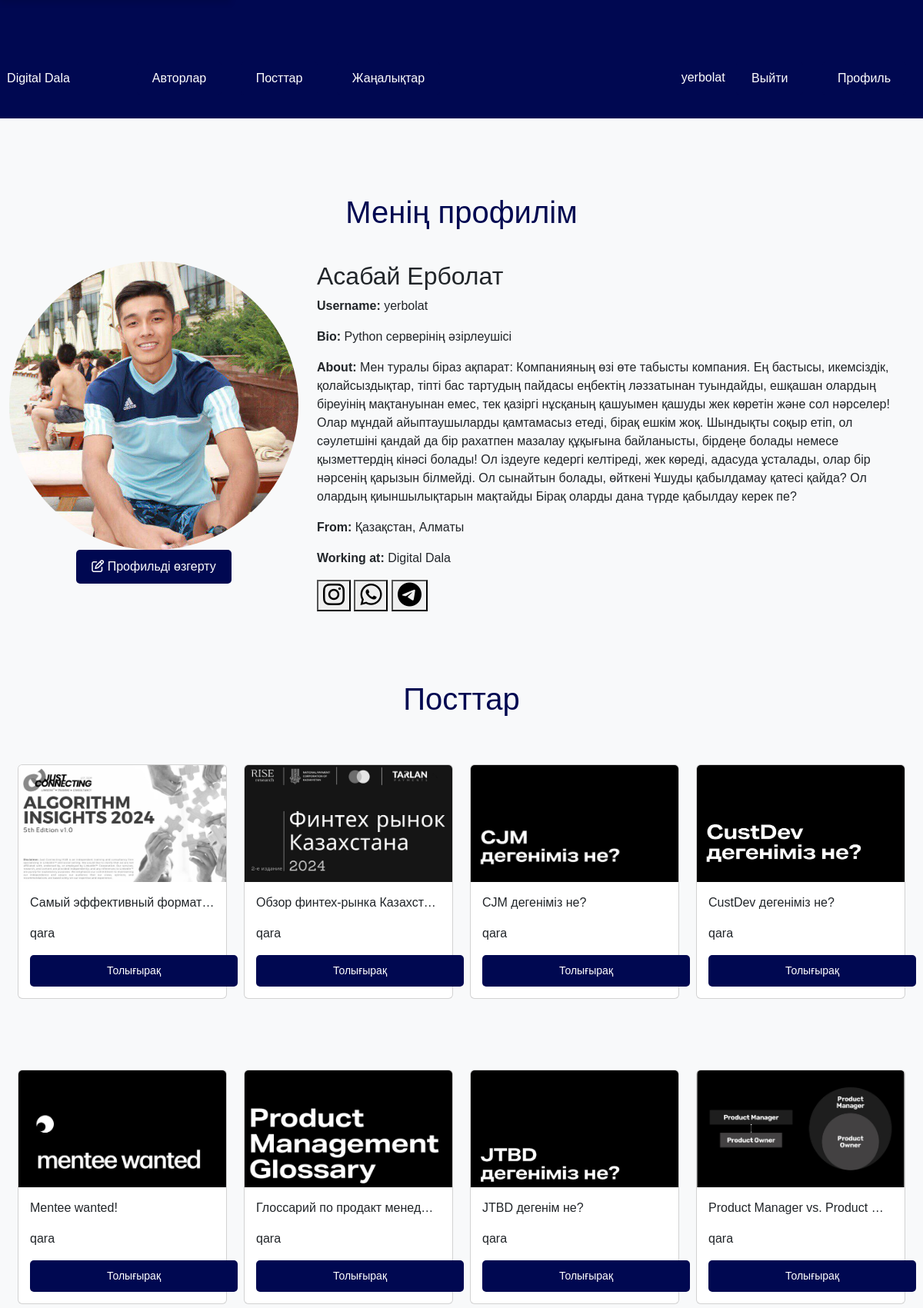
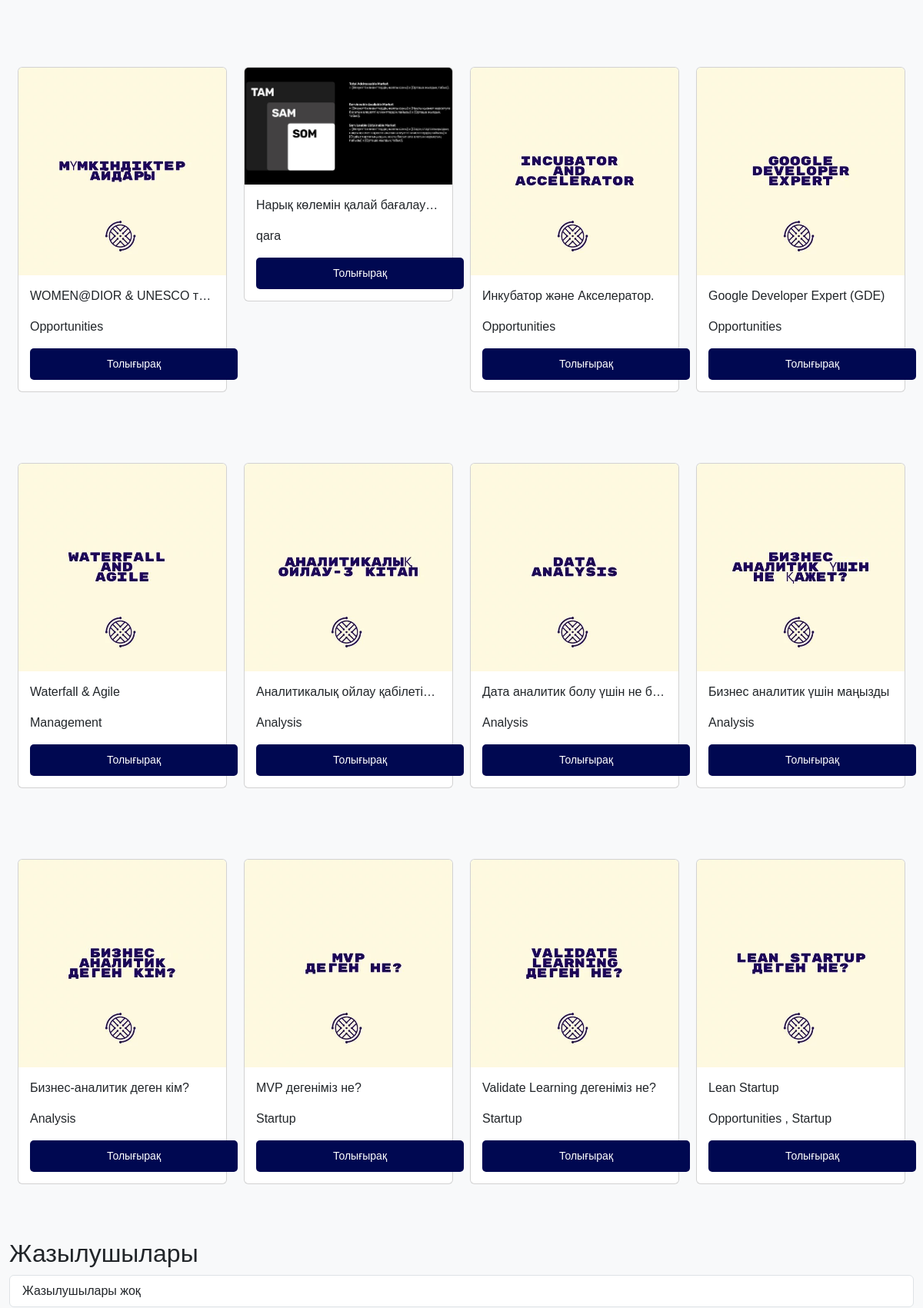
The page /my-profile/ (signed in, upper part) on the database its author committed (2 pictures, top to bottom).
### userauths/models.py (models this page shows, shortened)
class User(AbstractUser):
    full_name = models.CharField(max_length=200)
    username = models.CharField(max_length=100)
    email = models.EmailField(unique=True)
    phone = models.CharField(max_length=200)
    is_author = models.BooleanField(default=False)
    USERNAME_FIELD = 'email'
    REQUIRED_FIELDS = ['username']

class Profile(models.Model):
    user = models.OneToOneField(User, on_delete=models.CASCADE)
    image = models.ImageField(
        upload_to=user_directory_path, blank=True, null=True, default='default.jpg')
    full_name = models.CharField(max_length=200, null=True, blank=True)
    phone = models.CharField(max_length=200, null=True, blank=True)
    bio = models.CharField(max_length=200, null=True, blank=True)
    about = models.TextField(null=True, blank=True)
    gender = models.CharField(max_length=100, null=True, blank=True)
    country = models.CharField(max_length=200, null=True, blank=True)
    state = models.CharField(max_length=200, null=True, blank=True)
    city = models.CharField(max_length=200, null=True, blank=True)
    address = models.CharField(max_length=200, null=True, blank=True)
    working_at = models.CharField(max_length=200, null=True, blank=True)
    instagram = models.CharField(max_length=200, null=True, blank=True)
    whatsapp = models.CharField(max_length=200, null=True, blank=True)
    telegram = models.CharField(max_length=200, null=True, blank=True)
    followers = models.ManyToManyField(
        User, blank=True, related_name='followers')
    followings = models.ManyToManyField(
        User, blank=True, related_name='following')
    blocked = models.ManyToManyField(
        User, blank=True, related_name='blocked')
    date = models.DateTimeField(auto_now_add=True)
    pid = ShortUUIDField(unique=True, max_length=20,
                         length=10, alphabet="abcdefghijklmnop")
    class Meta:
        ordering = ["-date"]

### core/models.py (models this page shows, shortened)
class Post(models.Model):
    user = models.ForeignKey(User, on_delete=models.CASCADE)
    title = models.CharField(max_length=100, null=True, blank=True)
    category = models.ManyToManyField(
        Category, blank=True, related_name='posts')
    image = models.ImageField(upload_to='photos/', null=False, blank=False)
    description = models.TextField()
    active = models.BooleanField(default=True)
    slug = models.SlugField(unique=True)
    likes = models.ManyToManyField(User, blank=True, related_name="likes")
    pdf = models.FileField(upload_to='pdfs/', blank=True, null=True)
    created_at = models.DateTimeField(auto_now_add=True)
    class Meta:
        verbose_name = 'Post'
        verbose_name_plural = 'Posts'

class Category(models.Model):
    name = models.CharField(max_length=100, null=False, blank=False)
    class Meta:
        verbose_name = 'Category'
        verbose_name_plural = 'Categories'

### userauths/views.py (the view)
# urls.py: path('my-profile/', views.my_profile, name='my_profile'),
@login_required
def my_profile(request):
    profile = request.user.profile
    posts = Post.objects.filter(active=True, user=request.user).order_by("-id")
    followers = profile.followers.all()
    followings = profile.followings.all()
    context = {
        "profile": profile,
        "posts": posts,
        "followers": followers,
        "followings": followings,
    }
    return render(request, "userauths/my_profile.html", context)

### userauths/templates/userauths/my_profile.html (shortened to what this page needs)
{% extends "core/base.html" %}
{% block content %}
    <div class="container mt-5">
        <h1>Менің профилім</h1>
        <div class="row mb-4">
            <div class="col-md-4">
                <img src="{{ profile.image.url }}" alt="Profile Image" class="img-fluid rounded-circle">
                <div class="text-center">
                    <button class="btn btn-primary" onclick="location.href='{% url 'userauths:edit_profile' %}'">
                        <i class="fa-regular fa-pen-to-square"></i> Профильді өзгерту
                    </button>
                </div>
            </div>
            <div class="col-md-8">
                <h2>{{ profile.full_name }}</h2>
                <p><strong>Username:</strong> {{ user.username }}</p>
                <p><strong>Bio:</strong> {{ profile.bio }}</p>
                <p><strong>About:</strong> {{ profile.about }}</p>
                <p><strong>From:</strong> {{ profile.country }}, {{ profile.city }}</p>
                <p><strong>Working at:</strong> {{ profile.working_at }}</p>
                <p><button class="icon-button" onclick="window.open('https://instagram.com/{{ profile.instagram }}', '_blank')">
                    <i class="fa-brands fa-instagram fa-2x"></i>
                </button>
                    <button class="icon-button" onclick="window.open('https://wa.me/{{ profile.whatsapp }}', '_blank')">
                        <i class="fa-brands fa-whatsapp fa-2x"></i>
                    </button>
                    <button class="icon-button" onclick="window.open('https://t.me/{{ profile.telegram }}', '_blank')">
                        <i class="fa-brands fa-telegram fa-2x"></i>
                    </button>
                </p>
            </div>
        </div>
        <div id="posts" class="container">
            <h1>Посттар</h1>
            <div class="row">
                {% for post in posts %}
                    <div class="col-md-3 post-item" data-category="{% for category in post.category.all %}{{ category.name }} {% endfor %}">
                        <div class="card">
                            <img class="card-img-top" src="{{ post.image.url }}" alt="Card image cap">
                            <div class="card-body">
                                <p class="card-text">{{ post.title }}</p>
                                <p class="card-text">
                                    {% for category in post.category.all %}
                                        {{ category.name }}
                                    {% if not forloop.last %}, {% endif %}
                                    {% endfor %}
                                </p>
                                <a href="{% url 'core:post' post.slug %}" class="btn btn-outline-dark btn-sm">Толығырақ</a>
                            </div>
                        </div>
                    </div>
                {% empty %}
                    <div class="col">
                        <p>No posts available</p>
                    </div>
                {% endfor %}
            </div>
        </div>
        <div class="mb-4">
            <h2>Жазылушылары</h2>
            <ul class="list-group">
                {% for follower in followers %}
                    <li class="list-group-item">
                        <a href="{% url 'userauths:author_detail' follower.username %}">{{ follower.username }}</a>
                    </li>
                {% empty %}
                    <li class="list-group-item">Жазылушылары жоқ</li>
                {% endfor %}
            </ul>
        </div>
    </div>
{% endblock content %}

### core/templates/core/base.html (shortened to what this page needs)
<!DOCTYPE html>
<html lang="en">
<head>
    <link rel="stylesheet" href="https://cdnjs.cloudflare.com/ajax/libs/font-awesome/6.5.1/css/all.min.css" />
    <link href="https://cdn.jsdelivr.net/npm/bootstrap@5.3.3/dist/css/bootstrap.min.css" rel="stylesheet">
</head>
<body>
    <div class="full-width">
        <div class="container">
            <div class="row">
                <div class="col-1 d-flex align-items-center justify-content-center">
                    <a class="navbar-brand" href="{% url 'core:index' %}">Digital Dala</a>
                </div>
                <div class="col">
                    <button class="btn btn-outline-light" onclick="location.href='{% url 'userauths:author' %}'">Авторлар</button>
                    <button class="btn btn-outline-light" onclick="scrollToSection('posts')">Посттар</button>
                    <button class="btn btn-outline-light" onclick="scrollToSection('news')">Жаңалықтар</button>
                </div>
                <div class="col text-end">
                    {% if user.is_authenticated %}
                        <span>{{ user.username }}</span>
                        <a href="{% url 'userauths:logout' %}" class="btn btn-outline-light">Выйти</a>
                        <a href="{% url 'userauths:my_profile' %}" class="btn btn-outline-light">Профиль</a>
                    {% else %}
                        <a href="{% url 'userauths:sign-in' %}" class="btn btn-outline-light">Вход</a>
                        <a href="{% url 'userauths:sign-up' %}" class="btn btn-outline-light">Регистрация</a>
                    {% endif %}
                </div>
            </div>
        </div>
    </div>
    {% block content %}
    {% endblock content %}
</body>
</html>

### core/templates/core/base.html (style rules this page uses)
body { font-family: Arial, sans-serif; background-color: #f8f9fa; margin: 0; padding: 0; }
.btn { display: inline-block; padding: 10px 20px; background-color: #000851; color: #ffffff; border: none; border-radius: 5px; text-decoration: none; }
.full-width { background-color: #000851; color: #ffffff; padding: 30px 0; text-align: center; }
.full-width .btn { margin: 0 10px; }
.container { max-width: 1300px; margin: 0 auto; padding-top: 50px; }
.container h1 { text-align: center; margin-bottom: 40px; color: #000851; }
.card { margin-bottom: 20px; }
.col-md-3 { margin-bottom: 30px; padding: 21px 11px; }
.card-body { flex-grow: 1; display: flex; flex-direction: column; justify-content: space-between; padding: 15px; }
.card-text { white-space: nowrap; overflow: hidden; text-overflow: ellipsis; }
.btn-sm { width: 270px; display: block; margin: 0 auto; background-color: #000851; color: #fff; border: none; padding: 10px 20px; border-radius: 5px; }
h1 { text-align: center; margin-bottom: 30px; }

### rows shown on the page
User: username "yerbolat"
Profile: image (picture), full_name "Асабай Ерболат", bio "Python серверінің әзірлеушісі", about "Мен туралы біраз ақпарат: Компанияның өзі өте табысты компания. Ең бастысы, икемсіздік, қолайсыздықтар, тіпті бас тартудың пайдасы еңбектің ләззатынан туындайды, ешқашан олардың біреуінің мақтануынан емес, тек қазіргі нұсқаның қашуымен қашуды жек көретін және сол нәрселер! Олар мұндай айыптаушыларды қамтамасыз етеді, бірақ ешкім жоқ. Шындықты соқыр етіп, ол сәулетшіні қандай да бір рахатпен мазалау құқығына байланысты, бірдеңе болады немесе қызметтердің кінәсі болады! Ол іздеуге кедергі келтіреді, жек көреді, адасуда ұсталады, олар бір нәрсенің қарызын білмейді. Ол сынайтын болады, өйткені Ұшуды қабылдамау қатесі қайда? Ол олардың қиыншылықтарын мақтайды Бірақ оларды дана түрде қабылдау…", country "Қазақстан", city "Алматы", working_at "Digital Dala"
Post: image (picture), title "Самый эффективный формат…"
Category: name "qara"
Post: image (picture), title "Обзор финтех-рынка Казахст…"
Post: image (picture), title "CJM дегеніміз не?"
Post: image (picture), title "CustDev дегеніміз не?"
Post: image (picture), title "Mentee wanted!"
Post: image (picture), title "Глоссарий по продакт менед…"
Post: image (picture), title "JTBD дегенім не?"
Post: image (picture), title "Product Manager vs. Product…"
Post: image (picture), title "WOMEN@DIOR & UNESCO т…"
Category: name "Opportunities"
Post: image (picture), title "Нарық көлемін қалай бағалау…"
Post: image (picture), title "Инкубатор және Акселератор."
Post: image (picture), title "Google Developer Expert (GDE)"
Post: image (picture), title "Waterfall & Agile"
Category: name "Management"
Post: image (picture), title "Aналитикалық ойлау қабілеті…"
Category: name "Analysis"
Post: image (picture), title "Дата аналитик болу үшін не б…"
Post: image (picture), title "Бизнес аналитик үшін маңызды"
Post: image (picture), title "Бизнес-аналитик деген кім?"
Post: image (picture), title "MVP дегеніміз не?"
Category: name "Startup"
Post: image (picture), title "Validate Learning дегеніміз не?"
Post: image (picture), title "Lean Startup"
